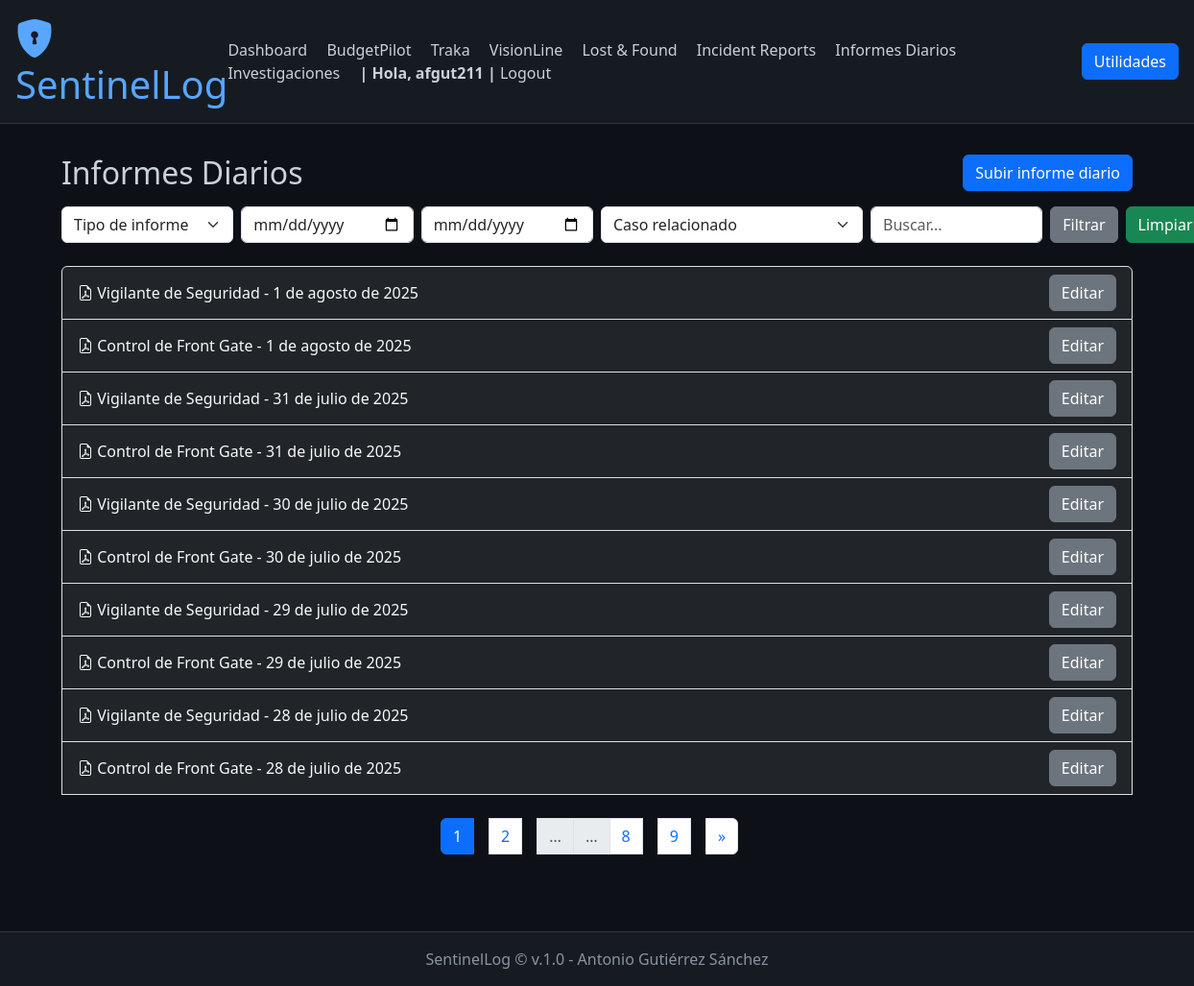
The page /daily_reports/ (signed in) on the database its author committed.
### daily_reports/models.py (models this page shows, shortened)
class DailyReport(models.Model):
    REPORT_TYPE_CHOICES = [
        ('vigilante', 'Vigilante de Seguridad'),
        ('front_gate', 'Control de Front Gate'),
        ('otro', 'Otro'),
    ]
    report_type = models.CharField(
        max_length=20,
        choices=REPORT_TYPE_CHOICES,
        default='vigilante'
    )
    date = models.DateField(help_text="Fecha a la que corresponde el informe")
    uploaded_at = models.DateTimeField(auto_now_add=True)
    uploaded_by = models.ForeignKey(User, on_delete=models.SET_NULL, null=True, blank=True)
    pdf_file = models.FileField(upload_to='daily_reports/pdfs/')
    related_case = models.ForeignKey(
        'investigations.InvestigationCase',
        on_delete=models.SET_NULL,
        null=True,
        blank=True,
        help_text="Relaciona este informe con un caso de investigación si aplica"
    )
    notes = models.TextField(blank=True, help_text="Notas u observaciones adicionales")
    pdf_text = models.TextField(blank=True, help_text="Texto extraído del PDF para búsqueda")
    history = HistoricalRecords()

### daily_reports/views.py (the view)
# urls.py: path('', views.index, name='daily_activity_index'),
def index(request):
    reports = DailyReport.objects.all().order_by('-date')
    report_type = request.GET.get('report_type')
    date_from = request.GET.get('date_from')
    date_to = request.GET.get('date_to')
    related_case = request.GET.get('related_case')
    search = request.GET.get('search')
    if report_type:
        reports = reports.filter(report_type=report_type)
    if date_from:
        reports = reports.filter(date__gte=date_from)
    if date_to:
        reports = reports.filter(date__lte=date_to)
    if related_case:
        reports = reports.filter(related_case=related_case)
    if search:
        reports = reports.filter(
            Q(notes__icontains=search) |
            Q(related_case__title__icontains=search) |
            Q(pdf_text__icontains=search)
        )
    from investigations.models import InvestigationCase
    cases = InvestigationCase.objects.all()
    paginator = Paginator(reports, 10)  # 10 por página
    page_number = request.GET.get('page')
    page_obj = paginator.get_page(page_number)
    return render(request, 'daily_reports/index.html', {
        'page_obj': page_obj,
        'cases': cases,
        'selected': {
            'report_type': report_type,
            'date_from': date_from,
            'date_to': date_to,
            'related_case': related_case,
            'search': search,
        }
    })

### daily_reports/templates/daily_reports/index.html (shortened to what this page needs)
{% extends 'base.html' %}
{% block content %}
<div class="d-flex justify-content-between align-items-center mb-3">
    <h2 class="mb-0">Informes Diarios</h2>
    <a href="{% url 'add_daily_report' %}" class="btn btn-primary">
        Subir informe diario
    </a>
</div>
<form method="get" class="row g-2 mb-4">
    <div class="col-md-2">
        <select name="report_type" class="form-select">
            <option value="">Tipo de informe</option>
        </select>
    </div>
    <div class="col-md-2">
        <input type="date" name="date_from" class="form-control" value="{{ selected.date_from }}">
    </div>
    <div class="col-md-2">
        <input type="date" name="date_to" class="form-control" value="{{ selected.date_to }}">
    </div>
    <div class="col-md-3">
        <select name="related_case" class="form-select">
            <option value="">Caso relacionado</option>
        </select>
    </div>
    <div class="col-md-2">
        <input type="text" name="search" class="form-control" placeholder="Buscar..." value="{{ selected.search|default_if_none:'' }}">
    </div>
    <div class="col-md-1 d-flex gap-2 align-items-center">
        <button type="submit" class="btn btn-secondary">Filtrar</button>
        <a href="{% url 'daily_reports_index' %}" class="btn btn-success">Limpiar</a>
    </div>
</form>
<div class="list-group">
    {% for report in page_obj %}
        <div class="list-group-item bg-dark text-light d-flex justify-content-between align-items-center">
            <div>
                <a href="{{ report.pdf_file.url }}" target="_blank" class="text-light text-decoration-none">
                    <i class="bi bi-file-earmark-pdf"></i>
                    {{ report.get_report_type_display }} - {{ report.date }}
                </a>
            </div>
            <a href="{% url 'edit_daily_report' report.pk %}" class="btn btn-secondary">
                Editar
            </a>
        </div>
    {% empty %}
        <div class="alert alert-info mb-0">
            No hay informes diarios registrados.
        </div>
    {% endfor %}
    <br>
    <nav>
    <ul class="pagination justify-content-center">
        {% for num in page_obj.paginator.page_range %}
            {% if num <= 2 or num > page_obj.paginator.num_pages|add:'-2' or num >= page_obj.number|add:'-1' and num <= page_obj.number|add:'1' %}
                <li class="page-item {% if page_obj.number == num %}active{% endif %}">
                <a class="page-link" href="?page={{ num }}">{{ num }}</a>
                </li>
            {% elif num == 3 or num == page_obj.paginator.num_pages|add:'-2' %}
                <li class="page-item disabled"><span class="page-link">…</span></li>
            {% endif %}
            {% endfor %}
        {% if page_obj.has_next %}
        <li class="page-item">
            <a class="page-link" href="?page={{ page_obj.next_page_number }}{% if search %}&search={{ search }}{% endif %}">&raquo;</a>
        </li>
        {% endif %}
    </ul>
    </nav>
</div>
{% endblock %}

### templates/base.html (shortened to what this page needs)
<!DOCTYPE html>
<html lang="es">
<head>
    <link href="https://cdn.jsdelivr.net/npm/bootstrap@5.3.3/dist/css/bootstrap.min.css" rel="stylesheet">
    <link href="https://cdn.jsdelivr.net/npm/bootstrap-icons@1.10.5/font/bootstrap-icons.css" rel="stylesheet">
    <link href="https://cdnjs.cloudflare.com/ajax/libs/toastr.js/latest/toastr.min.css" rel="stylesheet"/>
</head>
<body>
    <header class="d-flex flex-column flex-md-row align-items-center justify-content-between">
        <h1><i class="bi bi-shield-lock-fill"></i> SentinelLog</h1>
        <nav class="mt-3 mt-md-0">
            <a href="/dashboard/">Dashboard</a>
            <a href="{% url 'budgetpilot:presupuesto_list' %}">BudgetPilot</a>
            <a href="{% url 'traka:user_list' %}">Traka</a>
            <a href="{% url 'visionline_operator_list' %}">VisionLine</a>
            <a href="{% url 'lostfound:list' %}">Lost &amp; Found</a>
            <a href="/incident_management/">Incident Reports</a>
            <a href="/daily_reports/">Informes Diarios</a>
            <a href="/investigations/">Investigaciones</a>
            {% if user.is_authenticated %}
            <span><b>| Hola, {{ user }} |</b></span>
            <a href="{% url 'account_logout' %}">Logout</a>
            {% else %}
                <a href="/accounts/login/">Login</a>
            {% endif %}
        </nav>
        <div class="order-1 order-md-0">
            <button class="btn btn-primary" type="button" data-bs-toggle="offcanvas" data-bs-target="#offcanvasWithBothOptions" aria-controls="offcanvasWithBothOptions">
                Utilidades
            </button>
        </div>
    </header>
    <main class="container">
        {% block content %}{% endblock %}
    </main>
    <footer>
        SentinelLog © {{ now|date:"YYYY" }} v.1.0 - Antonio Gutiérrez Sánchez
    </footer>
</body>
</html>

### templates/base.html (style rules this page uses)
body { background-color: #0d1117; color: #c9d1d9; }
header { background-color: #161b22; padding: 1rem; border-bottom: 1px solid #30363d; }
header h1 { color: #58a6ff; margin: 0; }
nav a { color: #c9d1d9; margin-right: 1rem; text-decoration: none; }
main { padding: 2rem; }
footer { background-color: #161b22; color: #8b949e; text-align: center; padding: 1rem; border-top: 1px solid #30363d; margin-top: 2rem; }

### rows shown on the page
DailyReport: report_type "Vigilante de Seguridad", date "1 de agosto de 2025"
DailyReport: report_type "Control de Front Gate", date "1 de agosto de 2025"
DailyReport: report_type "Vigilante de Seguridad", date "31 de julio de 2025"
DailyReport: report_type "Control de Front Gate", date "31 de julio de 2025"
DailyReport: report_type "Vigilante de Seguridad", date "30 de julio de 2025"
DailyReport: report_type "Control de Front Gate", date "30 de julio de 2025"
DailyReport: report_type "Vigilante de Seguridad", date "29 de julio de 2025"
DailyReport: report_type "Control de Front Gate", date "29 de julio de 2025"
DailyReport: report_type "Vigilante de Seguridad", date "28 de julio de 2025"
DailyReport: report_type "Control de Front Gate", date "28 de julio de 2025"

### other values the page prints
{{ user }} "afgut211"
{{ num }} "1" "2" "8" "9"
